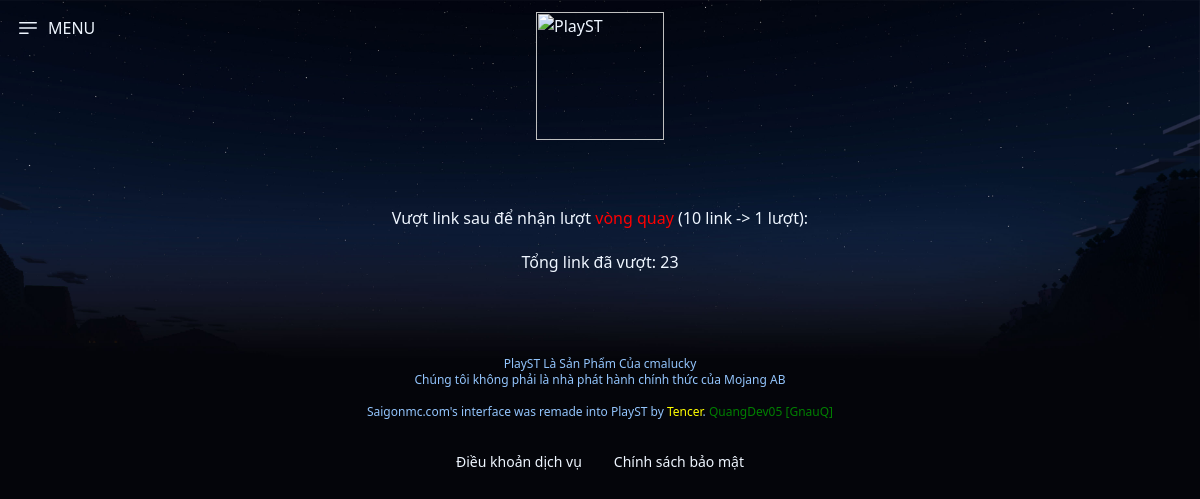
/public/free-gems/index.php (signed in), run on an earlier commit of the app's database.
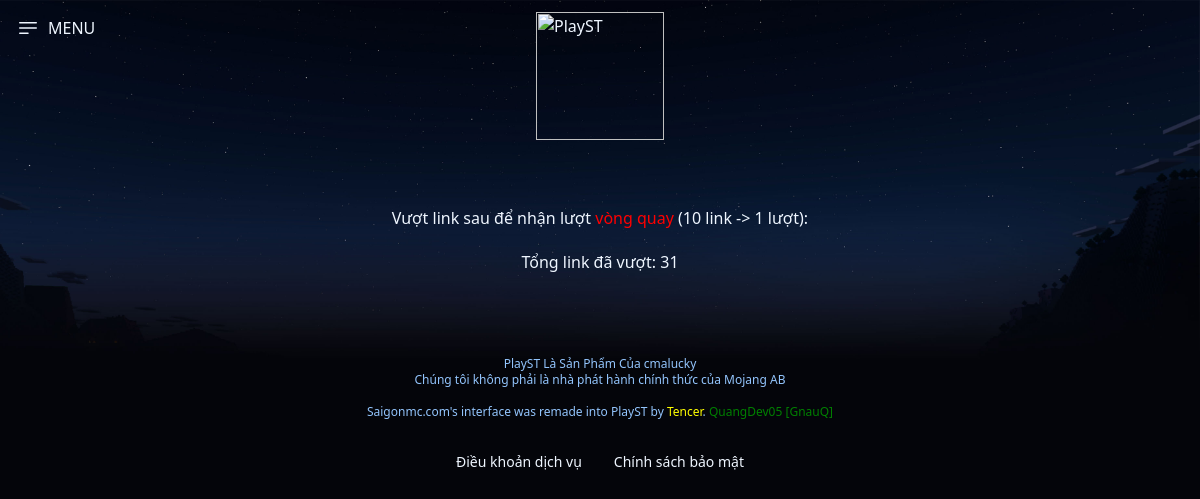
And on a later commit of the database.
### tables this page shows
CREATE TABLE `freegems_info` (
  `id` int(11) NOT NULL,
  `user_id` int(11) NOT NULL,
  `count` int(11) NOT NULL,
  `turns` int(11) NOT NULL,
  `total` int(11) NOT NULL
);

### public/free-gems/core/helpers.php (called while the page is built, shortened)
<?php
$PTDUNG = new PTDUNG;
function freegemsUser($user_id, $row)
{
    global $PTDUNG;
    return $PTDUNG->get_row("SELECT * FROM `freegems_info` WHERE `user_id` = '$user_id' ")[$row];
}

### public/free-gems/core/db.php (called while the page is built, shortened)
<?php
class PTDUNG
{
    private $ketnoi;
    function connect()
    {
        if (!$this->ketnoi)
        {
            if (!$this->ketnoi) {
                $this->ketnoi = mysqli_connect('localhost', 'tplaystclick_playst', 'tplaystclick_playst', 'tplaystclick_playst') or die('Bảo Tri');
                mysqli_query($this->ketnoi, "set names 'utf8'");
            }
        }
    }
    function get_row($sql)
    {
        $result = mysqli_query($this->ketnoi, $sql);
        $row = mysqli_fetch_assoc($result);
        if ($row)
        {
            return $row;
        }
        return false;
    }
}

### public/free-gems/includes/client/home.php (the view, shortened to what this page needs)
<?php
$user_id = $_SESSION['user_id'];
?>
<section class="main">
  <div class="text-center leading-7">
  <p>Vượt link sau để nhận lượt <a style="text-decoration:none;color:red;" href="/free-gems?action=vong_quay">vòng quay</a> (10 link -> 1 lượt): </p>
  <p>Tổng link đã vượt: <?= freegemsUser($user_id, 'total') ?></p>
</section>

### public/free-gems/index.php (shortened to what this page needs)
<html>
<?php
    require_once(__DIR__.  '/../head-header-footer/head.php');
    require_once(__DIR__.  '/../head-header-footer/header-free_gems.php');
    require_once(__DIR__ . '/core/db.php');
    require_once(__DIR__ . '/core/helpers.php');
?>
    <link rel="stylesheet" type="text/css" href="/dist/css/sweetalert.css?v=<?=time()?>">
                    <?php
        $action = !empty($_GET['action']) ? xss($_GET['action']) : '';
        switch ($action) {
            default:
            case "":
                include "includes/client/home.php";
                break;
        }
    ?>
  </div>
<?php
    require_once(__DIR__."/../head-header-footer/footer.php");
?>
  </body>
</html>

### public/head-header-footer/head.php (shortened to what this page needs)
<!DOCTYPE html>
<html lang="vi">
<head>
<link rel="stylesheet" href="/css/assets-app.5eb09a1c.css"/>
</head>
<body class="bg-global_0">

### public/head-header-footer/header-free_gems.php (shortened to what this page needs)
  <header>
      <?php
    require_once(__DIR__ . '/../free-gems/core/db.php');
    require_once(__DIR__ . '/../free-gems/core/helpers.php');
?>
    <div id="menu-btn">
      <button type="button" class="content">
        <svg xmlns="http://www.w3.org/2000/svg" fill="none" viewbox="0 0 24 24" stroke-width="1.5" stroke="currentColor" class="w-6 h-6">
          <path stroke-linecap="round" stroke-linejoin="round" d="M3.75 6.75h16.5M3.75 12h16.5m-16.5 5.25H12"></path>
        </svg>
        <span class="ml-2">MENU</span>
      </button>
    </div>
    <a class="logo basis-1/5" href="https://www.playst.click/">
      <img src="https://i.imgur.com/Q5yVp7K.png" alt="PlayST">
    </a>
  </header>
  <section class="main">
<div class="home">

### public/head-header-footer/footer.php (shortened to what this page needs)
<footer>
    <p class="text-blue-300 mb-4">
      PlayST Là Sản Phẩm Của cmalucky
      <br>
      Chúng tôi không phải là nhà phát hành chính thức của Mojang AB
      <br><br>
      Saigonmc.com's interface was remade into PlayST by <a style="color:yellow;">Tencer</a>. <a href="https://www.facebook.com/quangdev05" style="color:green;">QuangDev05 [GnauQ]</a>
    </p>
    <nav aria-label="Footer Navigation">
      <ul>
        <li><a href="/terms">Điều khoản dịch vụ</a></li>
        <li><a href="/privacy">Chính sách bảo mật</a></li>
      </ul>
    </nav>
  </footer>
</body>
</html>

### css/assets-app.5eb09a1c.css (style rules this page uses)
html { -webkit-text-size-adjust: 100%; font-feature-settings: normal; font-family: ui-sans-serif, system-ui, -apple-system, BlinkMacSystemFont, Segoe UI, Roboto, Helvetica Neue, Arial, Noto Sans, sans-serif, Apple Color Emoji, Segoe UI Emoji, Segoe UI Symbol, Noto Color Emoji; font-variation-settings: normal; line-height: 1.5; -moz-tab-size: 4; -o-tab-size: 4; tab-size: 4 }
body { line-height: inherit; margin: 0 }
a { color: inherit; text-decoration: inherit }
button, input, optgroup, select, textarea { font-feature-settings: inherit; color: inherit; font-family: inherit; font-size: 100%; font-variation-settings: inherit; font-weight: inherit; line-height: inherit; margin: 0; padding: 0 }
button, select { text-transform: none }
[type=button], [type=reset], [type=submit], button { -webkit-appearance: button; background-color: transparent; background-image: none }
blockquote, dd, dl, figure, h1, h2, h3, h4, h5, h6, hr, p, pre { margin: 0 }
menu, ol, ul { list-style: none; margin: 0; padding: 0 }
[role=button], button { cursor: pointer }
audio, canvas, embed, iframe, img, object, svg, video { display: block; vertical-align: middle }
img, video { height: auto; max-width: 100% }
* { scrollbar-color: auto; scrollbar-width: auto }
.mb-4 { margin-bottom: 1rem }
.ml-2 { margin-left: .5rem }
.h-6 { height: 1.5rem }
.w-6 { width: 1.5rem }
.basis-1\/5 { flex-basis: 20% }
.bg-global_0 { background-image: url(/images/background.png) }
.text-center { text-align: center }
.leading-7 { line-height: 1.75rem }
.text-blue-300 { --tw-text-opacity: 1; color: rgb(147 197 253/var(--tw-text-opacity)) }
body { --tw-bg-opacity: 1; --tw-text-opacity: 1; -webkit-font-smoothing: antialiased; -moz-osx-font-smoothing: grayscale; background-attachment: fixed; background-color: rgb(4 5 10/var(--tw-bg-opacity)); background-position: top; background-repeat: no-repeat; background-size: contain; color: rgb(239 246 255/var(--tw-text-opacity)); font-weight: 400 }
header { display: flex; flex-direction: column; margin: 1rem auto; max-width: 1280px; padding-left: 1rem; padding-right: 1rem }
#menu-btn { --tw-text-opacity: 1; color: rgb(239 246 255/var(--tw-text-opacity)); font-weight: 500; height: 1.5rem; position: relative }
#menu-btn .content { display: flex; flex-direction: row }
#menu-btn .content, #menu-main { position: absolute; transition-duration: .15s; transition-property: opacity; transition-timing-function: cubic-bezier(.4, 0, .2, 1) }
.logo { z-index: 40 }
.logo img { margin-left: auto; margin-right: auto; margin-top: -1.75rem; width: 8rem }
footer { font-size: .75rem; line-height: 1rem; margin: 4rem auto 2rem; max-width: 1280px; padding-left: 1rem; padding-right: 1rem; text-align: center }
footer ul { display: flex; font-size: .875rem; font-weight: 500; justify-content: center; line-height: 1.25rem }
footer ul li { display: block; padding: 1rem }
.main { margin-left: auto; margin-right: auto; margin-top: 2rem; max-width: 1280px; padding-left: 1rem; padding-right: 1rem }
.main .home { display: flex; flex-direction: column; gap: 2rem }
p { margin-bottom: 1rem }
a { color: rgb(239 246 255/var(--tw-text-opacity)); transition-duration: .2s; transition-property: color, background-color, border-color, text-decoration-color, fill, stroke, opacity, box-shadow, transform, filter, -webkit-backdrop-filter; transition-property: color, background-color, border-color, text-decoration-color, fill, stroke, opacity, box-shadow, transform, filter, backdrop-filter; transition-property: color, background-color, border-color, text-decoration-color, fill, stroke, opacity, box-shadow, transform, filter, backdrop-filter, -webkit-backdrop-filter; transition-timing-function: cubic-bezier(.4, 0, .2, 1) }
a, a:hover { --tw-text-opacity: 1 }

What changed in the data, as far as the page shows it:
changed freegems_info: total "23" → "31"
